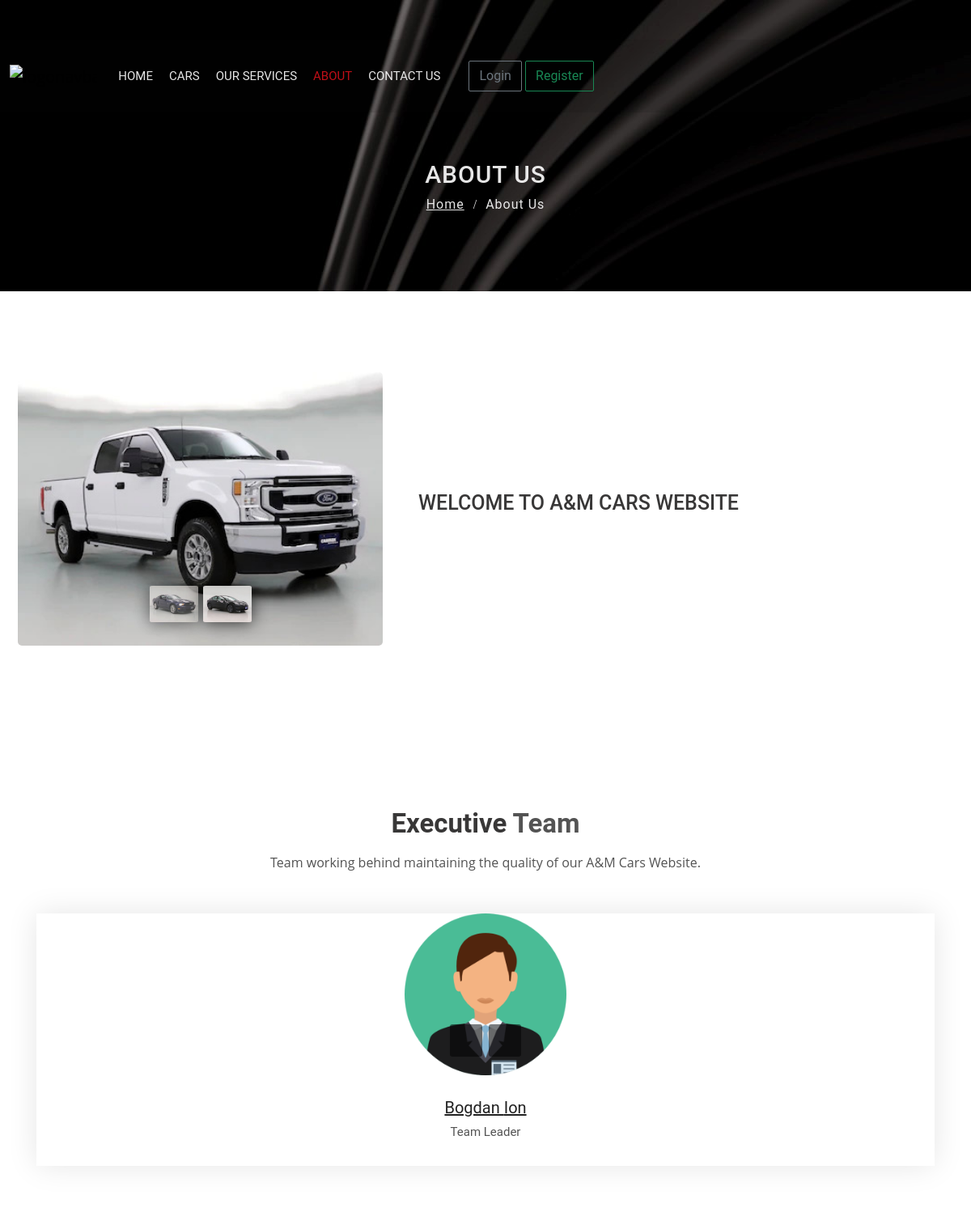
The page /about/ on the database its author committed.
### pages/models.py (models this page shows, shortened)
class Team(models.Model):
    first_name = models.CharField(max_length=255)
    last_name = models.CharField(max_length=255)
    designation = models.CharField(max_length=255)
    photo = models.ImageField(upload_to='media/%Y/%m/%d/')
    facebook_link = models.URLField(max_length=100)
    x_link = models.URLField(max_length=100)
    google_link = models.URLField(max_length=100)
    created_date = models.DateTimeField(auto_now_add=True)

### pages/views.py (the view)
# urls.py: path('about/', views.about, name='about'),
def about(request):
    teams = Team.objects.all()
    data = {
        'teams': teams,
    }
    return render(request, 'pages/about.html', data)

### templates/pages/about.html (shortened to what this page needs)
{% extends 'base.html' %}
{% block content %}
{% load static %}
<div class="sub-banner overview-bgi">
    <div class="container breadcrumb-area">
        <div class="breadcrumb-areas">
            <h1>About Us</h1>
            <ul class="breadcrumbs">
                <li><a href="{% url 'home' %}">Home</a></li>
                <li class="active">About Us</li>
            </ul>
        </div>
    </div>
</div>
<div class="about-car content-area-5">
    <div class="container">
        <div class="row">
            <div class="col-xl-5 col-lg-6">
                <div class="about-car-photo">
                    <div id="carDetailsSlider" class="carousel car-details-sliders slide">
                        <div class="carousel-inner">
                            <div class="active item carousel-item" data-slide-number="0">
                                <img src="{% static 'images/car-2.jpg' %}" class="img-fluid" alt="slider-car">
                            </div>
                        </div>
                        <ul class="carousel-indicators car-properties list-inline nav nav-justified">
                            <li class="list-inline-item active">
                                <a id="carousel-selector-0" class="selected" data-slide-to="0" data-target="#carDetailsSlider">
                                    <img src="{% static 'images/car-1.jpg' %}" class="img-fluid" alt="small-car">
                                </a>
                            </li>
                            <li class="list-inline-item">
                                <a id="carousel-selector-2" data-slide-to="2" data-target="#carDetailsSlider">
                                    <img src="{% static 'images/car-3.jpg' %}" class="img-fluid" alt="small-car">
                                </a>
                            </li>
                        </ul>
                    </div>
                </div>
            </div>
            <div class="col-xl-7 col-lg-6 align-self-center">
                <div class="best-used-car">
                    <h3>Welcome to A&M Cars Website</h3>
                </div>
            </div>
        </div>
    </div>
</div>
<div class="our-team content-area">
    <div class="container">
        <div class="main-title">
            <h1>Executive <span>Team</span></h1>
            <p>Team working behind maintaining the quality of our A&M Cars Website.</p>
        </div>
        <div class="slick-slider-area clearfix">
            <div class="row slick-carousel" data-slick='{"slidesToShow": 4, "responsive":[{"breakpoint": 1024,"settings":{"slidesToShow": 2}}, {"breakpoint": 768,"settings":{"slidesToShow": 1}}]}'>
            {% for team in teams %}
                <div class="slick-slide-item">
                    <div class="team-1">
                        <div class="photo">
                            <a href="#">
                                <img src="{{ team.photo.url }}" alt="team-1" style="width: 200px; height: auto;" class="img-fluid">
                            </a>
                            <div class="social-list clearfix">
                                <a href="{{team.facebook_link}}" target="_blank" class="facebook-bg"></a>
                                <a href="{{team.twitter_link}}" target="_blank" class="twitter-bg"></a>
                            </div>
                        </div>
                        <div class="details">
                            <h4><a href="#">{{team.first_name}} {{team.last_name}}</a></h4>
                            <h5>{{team.designation}}</h5>
                        </div>
                    </div>
                </div>
            {% endfor %}
            </div>
        </div>
    </div>
</div>
{% endblock %}

### rows shown on the page
Team: photo (picture), first_name "Bogdan", last_name "Ion", designation "Team Leader"
